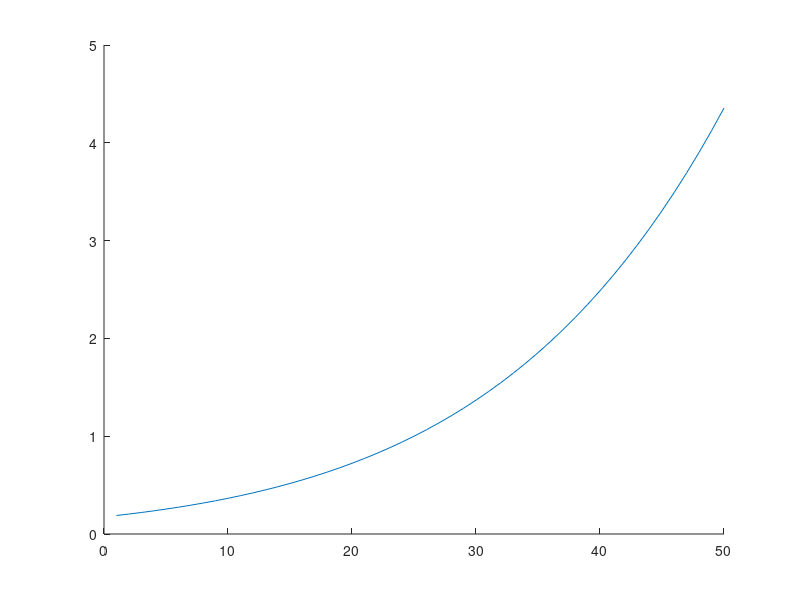

Here is the MATLAB script that generated this plot:
clear all
close all
clc

%VC25
% E=76701.0;
% R=8.314;
% S=679.0;
% H=203791.0;
% 
% for t=1:50
%     Res1(t)=exp(E*(t-25)/298/R/(t+273))*(1+exp((298*S-H)/298/R))/(1+exp((S*(t+273)-H)/R/(t+273)));
% end
% 
% hold on
% plot(Res1)
% 
% E2=56701.0;
% R=8.314;
% S2=479.0;
% H2=139791.0;
% 
% for t=1:50
%     Res2(t)=exp(E2*(t-25)/298/R/(t+273))*(1+exp((298*S2-H2)/298/R))/(1+exp((S2*(t+273)-H2)/R/(t+273)));
% end
% 
% hold on
% plot(Res2)

%J
% E=51049.0;
% R=8.314;
% S=680.0;
% H=205069.0;
% 
% for t=1:50
%     Res1(t)=exp(E*(t-25)/298/R/(t+273))*(1+exp((298*S-H)/298/R))/(1+exp((S*(t+273)-H)/R/(t+273)));
% end
% 
% hold on
% plot(Res1)
% 
% E2=31049.0;
% R=8.314;
% S2=420.0;
% H2=125069.0;
% 
% for t=1:50
%     Res2(t)=exp(E2*(t-25)/298/R/(t+273))*(1+exp((298*S2-H2)/298/R))/(1+exp((S2*(t+273)-H2)/R/(t+273)));
% end
% 
% hold on
% plot(Res2)

%TPU
E = 47100.0;
R=8.314;

for t=1:50
    Res1(t)=exp(E*(t-25)/298/R/(t+273));
end

hold on
plot(Res1)
